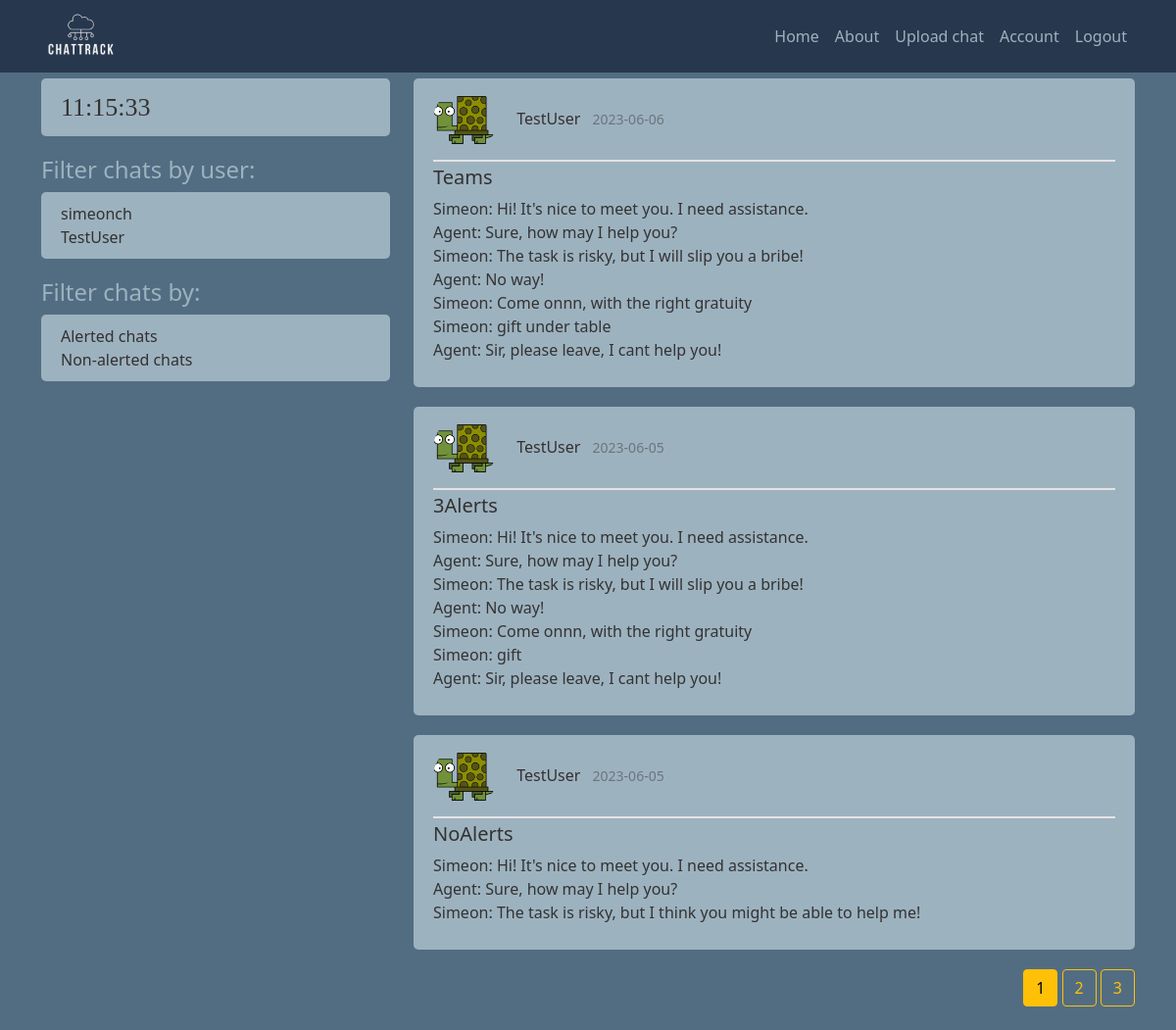
Screenshot of /home (signed in) with the database file from the repository.
### chattrack/models.py (models this page shows, shortened)
class User(db.Model, UserMixin):
    id = db.Column(db.Integer, primary_key=True)
    username = db.Column(db.String(20), unique=True, nullable=False)
    email = db.Column(db.String(50), unique=True, nullable=False)
    profile_pic = db.Column(db.String(20), nullable=False, default='default.jpg')
    password = db.Column(db.String(60), nullable=False)
    chats = db.relationship('Chat', backref='owner', lazy=True)

class Chat(db.Model):
    id = db.Column(db.Integer, primary_key=True)
    has_alerts = db.Column(db.Boolean, nullable=False, default=False)
    date_uploaded = db.Column(db.DateTime, nullable=False, default=datetime.utcnow)
    channel = db.Column(db.String(30), nullable=False)
    content = db.Column(db.Text, nullable=False)
    similar_phrases_found = db.Column(db.String, nullable=True)
    user_id = db.Column(db.Integer, db.ForeignKey('user.id'), nullable=False)

### chattrack/routes.py (the view)
@app.route("/")
@app.route("/home")
def home():
    page = request.args.get('page', 1, type=int)
    queried_chats = Chat.query.order_by(Chat.date_uploaded.desc()).paginate(page=page, per_page=3)
    all_users = User.query.all()
    return render_template('home.html', title="Home", chats=queried_chats, users=all_users)

### chattrack/models.py (called while the page is built)
@login_manager.user_loader # get an id to keep session of the user
def load_user(user_id):
    return User.query.get(int(user_id))

### chattrack/templates/home.html
{% extends "init_template.html" %}
{% block content %}
  {% if current_user.is_authenticated %}
      {% for chat in chats.items %}
        <article class="media content-section">
          <div class="media-body">
            <div class="article-metadata pb-2">
                <img class="rounded-circle article-img" src="{{ url_for('static', filename='profile_pictures/' + chat.owner.profile_pic) }}">
                <a class="username me-2" href="{{ url_for('user_chats', username=chat.owner.username) }}">{{ chat.owner.username }}</a>
                <small class="text-muted">{{ chat.date_uploaded.strftime('%Y-%m-%d') }}</small>
              </div>
              <h5><a class="article-title" href="{{ url_for('chat', chat_id=chat.id)}}">{{ chat.channel }}</a></h5>
              <p class="article-content">{{ chat.content }}</p>
            </div>
          </article>
      {% endfor %}
      <div class="float-end">
        {% for page_num in chats.iter_pages(left_edge=1, right_edge=1, left_current=1, right_current=2) %}
          {% if page_num %}
            {% if chats.page ==page_num %}
              <a class="btn btn-warning mb-4" href="{{ url_for('home', page=page_num) }}">{{ page_num }}</a>
            {% else %}
              <a class="btn btn-outline-warning mb-4" href="{{ url_for('home', page=page_num) }}">{{ page_num }}</a>
            {% endif %}
          {% else %}
            ...
          {% endif %}
        {% endfor %}
      </div>
  {% else %}
    <div class="alert alert-primary" role="alert">
      <div class="panel-heading">Please log in!</div>
    </div>
  {% endif %}
{% endblock content %}

### chattrack/templates/init_template.html (shortened to what this page needs)
<!DOCTYPE html>
<html>
    <head>
        <link href="https://cdn.jsdelivr.net/npm/bootstrap@5.0.2/dist/css/bootstrap.min.css" rel="stylesheet">
        <link rel="stylesheet" type="text/css" href="{{ url_for('static', filename='main.css') }}">
    </head>
    <body>
        <header class="site-header">
            <nav class="navbar navbar-expand-lg navbar-dark fixed-top">
              <div class="container">
                <a class="navbar-brand mr-4" href="/"><img style="max-width: 80px;max-height: 180px;"src="{{ url_for('static', filename='logos/logo.png') }}"></a>
                <div class="collapse navbar-collapse" id="navbarToggle">
                  <div class="navbar-nav ms-auto">
                    <a class="nav-item nav-link" href="{{ url_for('home') }}">Home</a>
                    <a class="nav-item nav-link" href="{{ url_for('about') }}">About</a>
                    {% if current_user.is_authenticated %}
                    <a class="nav-item nav-link" href="{{ url_for('upload_chat') }}">Upload chat</a>
                    <a class="nav-item nav-link" href="{{ url_for('account') }}">Account</a>
                    <a class="nav-item nav-link" href="{{ url_for('logout') }}">Logout</a>
                    {% else %}
                      <a class="nav-item nav-link" href="{{ url_for('login') }}">Login</a>
                      <a class="nav-item nav-link" href="{{ url_for('register') }}">Register</a>
                    {% endif %}
                  </div>
                </div>
              </div>
            </nav>
          </header>
          <main role="main" class="container">
            <div class="row">
              <div class="col-md-4">
                <div class="content-section">
                  <div id="clock">
                  </div>
              </div>
                {% if users and current_user.is_authenticated%}
                <h4>Filter chats by user:</h4>
                <div class="content-section">
                  {% for user in users %}
                    <a class="username me-2" href="{{ url_for('user_chats', username=user.username) }}">{{ user.username }}</a><br>
                  {% endfor %}
                </div>
              <h4>Filter chats by:</h4>
              <div class="content-section">
                  <a class="username me-2" href="{{ url_for('alerted_chats', alerted='true') }}">Alerted chats</a><br>
                  <a class="username me-2" href="{{ url_for('alerted_chats', alerted='false') }}">Non-alerted chats</a><br>
              </div>
              {% endif %}
            </div>
                <div class="col-md-8">
                  {% block content %}{% endblock %}
                </div>
          </main>
    </body>
</html>

### chattrack/static/main.css (style rules this page uses)
body { background: #526D82; color: #333333; margin-top: 5rem; }
h4, h5 { color: #9DB2BF; }
#clock { font-family: "Times New Roman", Times, serif; font-size: 26px; text-align: left; }
.site-header .navbar-nav .nav-link { color: #9DB2BF; }
.navbar { background: #27374D; }
.content-section { background: #9DB2BF; padding: 10px 20px; border-radius: 5px; margin-bottom: 20px; }
.article-title { color: #333131; text-decoration: none }
.username { color: #333131; text-decoration: none }
.article-content { white-space: pre-line; }
.article-img { height: 65px; width: 65px; margin-right: 16px; }
.article-metadata { margin-bottom: 4px; border-bottom: 2px solid #e3e3e3 }

### rows the page displays
User: username "simeonch"
User: username "TestUser"
Chat: profile_pic (picture), owner.username "TestUser", date_uploaded "2023-06-06", channel "Teams", content "Simeon: Hi! It's nice to meet you. I need assistance. Agent: Sure, how may I help you? Simeon: The task is risky, but I will slip you a bribe! Agent: No way! Simeon: Come onnn, with the right gratuity Simeon: gift under table Agent: Sir, please leave, I cant help you!"
Chat: profile_pic (picture), owner.username "TestUser", date_uploaded "2023-06-05", channel "3Alerts", content "Simeon: Hi! It's nice to meet you. I need assistance. Agent: Sure, how may I help you? Simeon: The task is risky, but I will slip you a bribe! Agent: No way! Simeon: Come onnn, with the right gratuity Simeon: gift Agent: Sir, please leave, I cant help you!"
Chat: profile_pic (picture), owner.username "TestUser", date_uploaded "2023-06-05", channel "NoAlerts", content "Simeon: Hi! It's nice to meet you. I need assistance. Agent: Sure, how may I help you? Simeon: The task is risky, but I think you might be able to help me!"

### other values shown
{{ page_num }} "1"
{{ page_num }} "2" "3"
